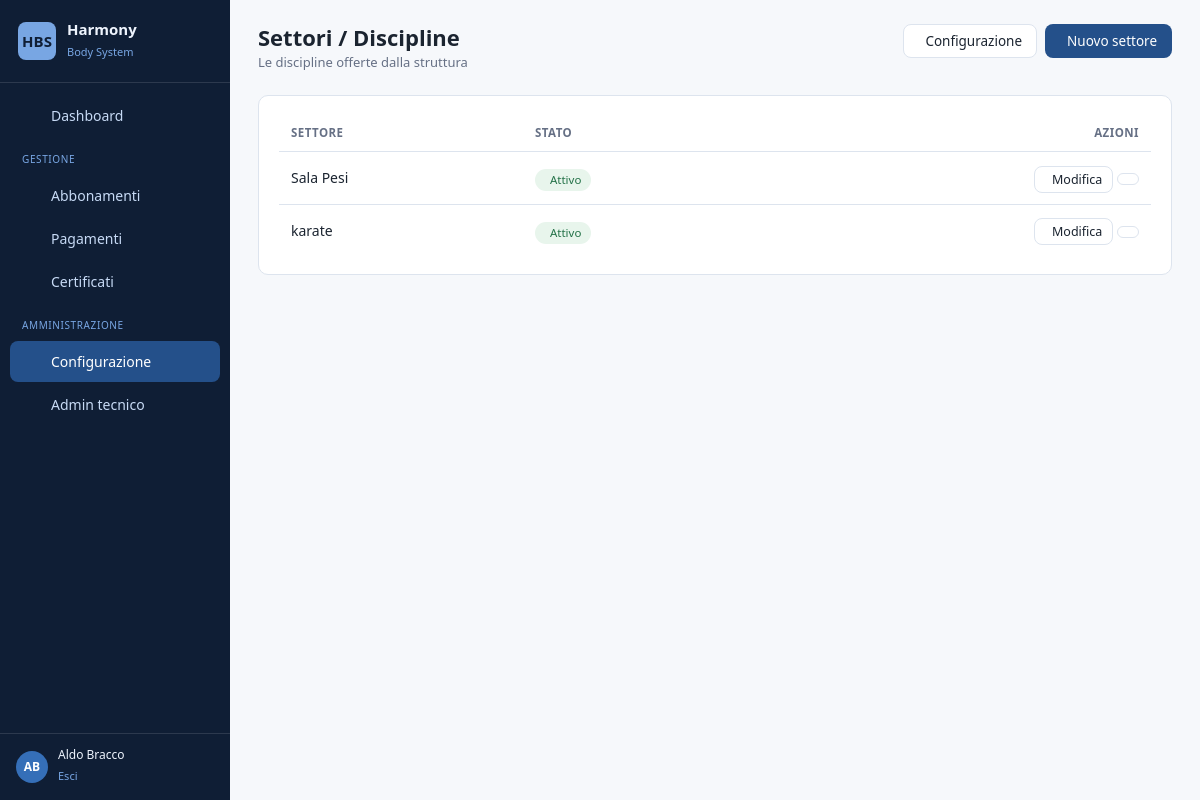
The page /members/config/settori/ (signed in) on the database its author committed.
### members/models.py (models this page shows, shortened)
class Member(AbstractUser):
    class Role(models.TextChoices):
        ADMIN = "ADMIN", _("Amministratore")
        STAFF = "STAFF", _("Segreteria")
        INSTRUCTOR = "INSTRUCTOR", _("Istruttore")
        MEMBER = "MEMBER", _("Socio")
    class Sex(models.TextChoices):
        MALE = "M", _("Maschio")
        FEMALE = "F", _("Femmina")
    role = models.CharField(
        _("Ruolo"), max_length=20, choices=Role.choices, default=Role.MEMBER
    )
    first_name = models.CharField(_("Nome"), max_length=150, blank=False)
    last_name = models.CharField(_("Cognome"), max_length=150, blank=False)
    email = models.EmailField(_("Email"), blank=True)
    card_number = models.CharField(
        _("Numero tessera"), max_length=30, unique=True, null=True, blank=True,
        help_text=_("Formato es. BS/23/00202"),
    )
    fiscal_code = models.CharField(_("Codice fiscale"), max_length=16, blank=True)
    sex = models.CharField(_("Sesso"), max_length=1, choices=Sex.choices, blank=True)
    date_of_birth = models.DateField(_("Data di nascita"), null=True, blank=True)
    birth_place = models.CharField(_("Luogo di nascita"), max_length=120, blank=True)
    phone_number = models.CharField(_("Cellulare"), max_length=20, blank=True)
    phone_home = models.CharField(_("Telefono casa"), max_length=20, blank=True)
    address = models.CharField(_("Indirizzo"), max_length=255, blank=True)
    residence_city = models.CharField(_("Comune di residenza"), max_length=120, blank=True)
    province = models.CharField(_("Provincia"), max_length=2, blank=True)
    postal_code = models.CharField(_("CAP"), max_length=5, blank=True)
    photo = models.ImageField(_("Foto"), upload_to="member_photos/", null=True, blank=True)
    notes = models.TextField(_("Note"), blank=True)
    registration_date = models.DateField(_("Data registrazione"), null=True, blank=True)
    is_dismissed = models.BooleanField(_("Dimesso / Cessato"), default=False)
    sector = models.ForeignKey(
        Sector, on_delete=models.SET_NULL, null=True, blank=True,
        related_name="members", verbose_name=_("Settore"),
    )
    instructor = models.ForeignKey(
        Instructor, on_delete=models.SET_NULL, null=True, blank=True,
        related_name="members", verbose_name=_("Insegnante tecnico"),
    )
    guardian = models.ForeignKey(
        "self", on_delete=models.SET_NULL, null=True, blank=True,
        related_name="dependents", verbose_name=_("Genitore / tutore"),
    )
    class Meta:
        verbose_name = _("Socio")
        verbose_name_plural = _("Soci")
        ordering = ["last_name", "first_name"]

class Sector(models.Model):
    name = models.CharField(_("Settore"), max_length=100, unique=True)
    is_active = models.BooleanField(_("Attivo"), default=True)
    class Meta:
        verbose_name = _("Settore")
        verbose_name_plural = _("Settori")
        ordering = ["name"]

### members/views_config.py (the view)
# urls.py: path('config/settori/', views_config.sector_list, name='sector_list'),
@office_required
def sector_list(request):
    sectors = Sector.objects.all().order_by('name')
    return render(request, 'config/sector_list.html', {
        'sectors': sectors, 'active_nav': 'config',
    })

### members/views_config.py (called while the page is built)
def office_required(view_func):
    @wraps(view_func)
    @login_required
    def _wrapped(request, *args, **kwargs):
        u = request.user
        if u.is_staff or u.is_superuser or getattr(u, "is_office", False):
            return view_func(request, *args, **kwargs)
        raise PermissionDenied
    return _wrapped

### templates/config/sector_list.html (shortened to what this page needs)
{% extends "base.html" %}
{% block content %}
<div class="hbs-pagehead">
    <div>
        <h1>Settori / Discipline</h1>
        <p class="hbs-pagehead__sub">Le discipline offerte dalla struttura</p>
    </div>
    <div class="hbs-pagehead__actions">
        <a href="{% url 'members:config_home' %}" class="hbs-btn hbs-btn--ghost"> Configurazione</a>
        <a href="{% url 'members:sector_add' %}" class="hbs-btn hbs-btn--primary"> Nuovo settore</a>
    </div>
</div>
<div class="hbs-card">
    {% if sectors %}
    <table class="hbs-table">
        <thead><tr><th>Settore</th><th>Stato</th><th style="text-align:right;">Azioni</th></tr></thead>
        <tbody>
            {% for s in sectors %}
            <tr>
                <td class="hbs-table__name">{{ s.name }}</td>
                <td>
                    {% if s.is_active %}<span class="hbs-badge hbs-badge--ok"> Attivo</span>
                    {% else %}<span class="hbs-badge hbs-badge--muted">Non attivo</span>{% endif %}
                </td>
                <td style="text-align:right;">
                    <a href="{% url 'members:sector_edit' s.pk %}" class="hbs-btn hbs-btn--ghost hbs-btn--sm"> Modifica</a>
                    <a href="{% url 'members:sector_delete' s.pk %}" class="hbs-btn hbs-btn--danger hbs-btn--sm"></a>
                </td>
            </tr>
            {% endfor %}
        </tbody>
    </table>
    {% else %}
    <div class="hbs-empty">
        <i class="ti ti-category"></i>
        <p>Nessun settore configurato.<br>Crea il primo per poter gestire gli abbonamenti.</p>
        <a href="{% url 'members:sector_add' %}" class="hbs-btn hbs-btn--primary"><i class="ti ti-plus"></i> Nuovo settore</a>
    </div>
    {% endif %}
</div>
{% endblock %}

### templates/base.html (shortened to what this page needs)
{% load static %}
<!DOCTYPE html>
<html lang="it">
<head>
    <link href="https://cdn.jsdelivr.net/npm/bootstrap@5.3.3/dist/css/bootstrap.min.css" rel="stylesheet">
    <link rel="stylesheet" href="https://cdn.jsdelivr.net/npm/@tabler/icons-webfont@3.7.0/dist/tabler-icons.min.css">
    <link href="{% static 'css/theme.css' %}" rel="stylesheet">
</head>
<body>
{% if user.is_authenticated %}
<div class="hbs-shell">
    <aside class="hbs-sidebar" id="hbsSidebar">
        <a href="{% url 'dashboard' %}" class="hbs-brand">
            <span class="hbs-brand__logo">HBS</span>
            <span>
                <span class="hbs-brand__name d-block">Harmony</span>
                <span class="hbs-brand__sub">Body System</span>
            </span>
        </a>
        <nav class="hbs-nav">
            <a href="{% url 'dashboard' %}"
               class="hbs-nav__link {% if active_nav == 'dashboard' %}is-active{% endif %}">
                 Dashboard
            </a>
            {% if user.is_staff or user.is_superuser %}
                <div class="hbs-nav__section">Gestione</div>
                <a href="{% url 'members:subscription_status' %}"
                   class="hbs-nav__link {% if active_nav == 'subscriptions' %}is-active{% endif %}">
                     Abbonamenti
                </a>
                    <a href="{% url 'members:payment_all' %}"
                        class="hbs-nav__link {% if active_nav == 'payments' %}is-active{% endif %}">
                         Pagamenti
                </a>
                <a href="{% url 'members:medical_certificate_status' %}"
                   class="hbs-nav__link {% if active_nav == 'certificates' %}is-active{% endif %}">
                     Certificati
                </a>
                <div class="hbs-nav__section">Amministrazione</div>
                <a href="{% url 'members:config_home' %}"
                   class="hbs-nav__link {% if active_nav == 'config' %}is-active{% endif %}">
                     Configurazione
                </a>
                <a href="{% url 'admin:index' %}" class="hbs-nav__link">
                     Admin tecnico
                </a>
            {% endif %}
        </nav>
        <div class="hbs-userbox">
            <span class="hbs-userbox__avatar">{{ user.first_name|first|upper }}{{ user.last_name|first|upper }}</span>
            <span>
                <span class="hbs-userbox__name d-block">{{ user.get_full_name|default:user.username }}</span>
                <form method="post" action="{% url 'logout' %}" style="margin:0;">
                    <button type="submit" class="hbs-userbox__link" style="background:none; border:none; padding:0; cursor:pointer;">
                         Esci
                    </button>
                </form>
            </span>
        </div>
    </aside>
    <div class="hbs-main">
        {% block content %}{% endblock %}
    </div>
</div>
{% else %}
    {% block fullscreen %}{% endblock %}
{% endif %}
</body>
</html>

### rows shown on the page
Member: first_name|first "A", last_name|first "B", get_full_name "Aldo Bracco"
Sector: name "Sala Pesi", is_active "Attivo"
Sector: name "karate", is_active "Attivo"
